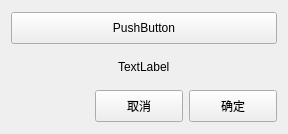
<?xml version="1.0" encoding="UTF-8"?>
<ui version="4.0">
 <class>RemoveFeatureWgtContent</class>
 <widget class="QWidget" name="RemoveFeatureWgtContent">
  <property name="geometry">
   <rect>
    <x>0</x>
    <y>0</y>
    <width>288</width>
    <height>134</height>
   </rect>
  </property>
  <property name="minimumSize">
   <size>
    <width>0</width>
    <height>88</height>
   </size>
  </property>
  <property name="windowTitle">
   <string>Widget</string>
  </property>
  <layout class="QGridLayout" name="gridLayout">
   <item row="0" column="0">
    <widget class="QPushButton" name="SelFaceBtn">
     <property name="minimumSize">
      <size>
       <width>0</width>
       <height>32</height>
      </size>
     </property>
     <property name="maximumSize">
      <size>
       <width>269</width>
       <height>32</height>
      </size>
     </property>
     <property name="text">
      <string>PushButton</string>
     </property>
    </widget>
   </item>
   <item row="1" column="0">
    <layout class="QHBoxLayout" name="horizontalLayout">
     <property name="topMargin">
      <number>6</number>
     </property>
     <property name="rightMargin">
      <number>0</number>
     </property>
     <property name="bottomMargin">
      <number>6</number>
     </property>
     <item>
      <spacer name="horizontalSpacer_3">
       <property name="orientation">
        <enum>Qt::Horizontal</enum>
       </property>
       <property name="sizeHint" stdset="0">
        <size>
         <width>40</width>
         <height>20</height>
        </size>
       </property>
      </spacer>
     </item>
     <item>
      <widget class="QLabel" name="SelFaceLabel">
       <property name="enabled">
        <bool>true</bool>
       </property>
       <property name="maximumSize">
        <size>
         <width>75</width>
         <height>12</height>
        </size>
       </property>
       <property name="text">
        <string>TextLabel</string>
       </property>
      </widget>
     </item>
     <item>
      <spacer name="horizontalSpacer">
       <property name="orientation">
        <enum>Qt::Horizontal</enum>
       </property>
       <property name="sizeHint" stdset="0">
        <size>
         <width>40</width>
         <height>20</height>
        </size>
       </property>
      </spacer>
     </item>
    </layout>
   </item>
   <item row="2" column="0">
    <layout class="QHBoxLayout" name="horizontalLayout_2">
     <item>
      <spacer name="horizontalSpacer_2">
       <property name="orientation">
        <enum>Qt::Horizontal</enum>
       </property>
       <property name="sizeHint" stdset="0">
        <size>
         <width>40</width>
         <height>20</height>
        </size>
       </property>
      </spacer>
     </item>
     <item>
      <widget class="QPushButton" name="cancelBtn">
       <property name="minimumSize">
        <size>
         <width>88</width>
         <height>32</height>
        </size>
       </property>
       <property name="maximumSize">
        <size>
         <width>88</width>
         <height>16777215</height>
        </size>
       </property>
       <property name="focusPolicy">
        <enum>Qt::StrongFocus</enum>
       </property>
       <property name="text">
        <string>取消</string>
       </property>
      </widget>
     </item>
     <item>
      <widget class="QPushButton" name="confrimBtn">
       <property name="minimumSize">
        <size>
         <width>88</width>
         <height>32</height>
        </size>
       </property>
       <property name="maximumSize">
        <size>
         <width>88</width>
         <height>16777215</height>
        </size>
       </property>
       <property name="text">
        <string>确定</string>
       </property>
      </widget>
     </item>
    </layout>
   </item>
  </layout>
 </widget>
 <resources/>
 <connections/>
</ui>
